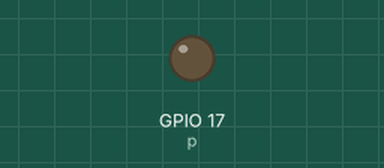
Recording of a program running on a simulated Raspberry Pi (BCM pin numbers). Shown: output pins drawn as LEDs (lit = HIGH).

Above: at 0.05 s.
At 2.3 s:
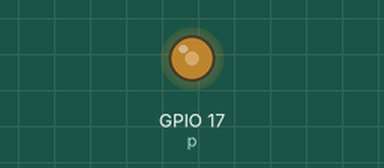
At 4.6 s:
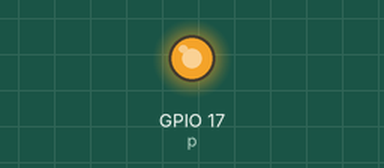
At 9.2 s:
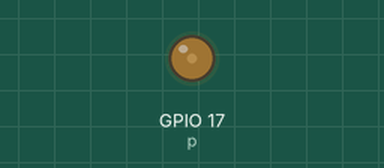
Timing chart, 0 to 13.3 s (numbered marks = the images above):
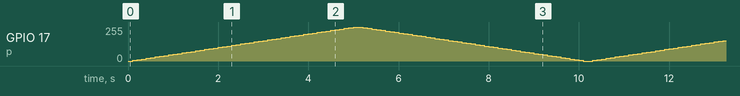

The program:

EX2_ledblink.py
```python
import RPi.GPIO as GPIO
import time

GPIO.setmode(GPIO.BCM)
GPIO.setup(17, GPIO.OUT)
p = GPIO.PWM(17, 100) #11 is pin number and 100 is max range of PWM.
p.start(0) #//Starting point of PWM signal you can select any value between 0 to 100.
while True:
    for x in range (0, 101, 2): #//Increasing brightness of LED from 0 to 100
        p.ChangeDutyCycle(x)
        time.sleep(0.1)
    for x in range (100, -1, -2): #//fading brightness of LED from 100 to 0
        p.ChangeDutyCycle(x)
        time.sleep(0.1)
p.stop()
GPIO.cleanup()
```
